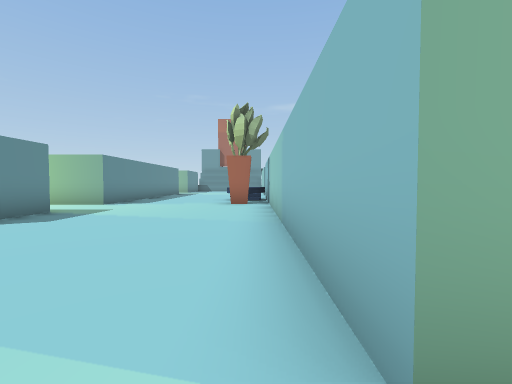
View 1 (above)

18 first-person views from a walk through a 3-D level made in the Unity game engine. The camera is 1.3 m above the floor, tilts 2° down and sees 90° across. The floor is counted in squares, 2 m on a side. Each view is taken from the middle of a square. On the plan, view 1 faces up. The plan holds only what a view shows up to about 9 squares ahead; the rest is blank. The place goes on beyond the plan. Some animated figures are left out.

View 2
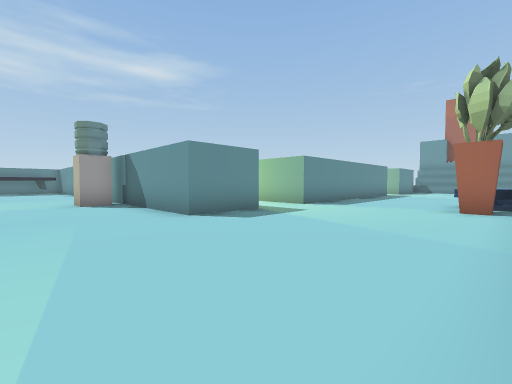

View 3
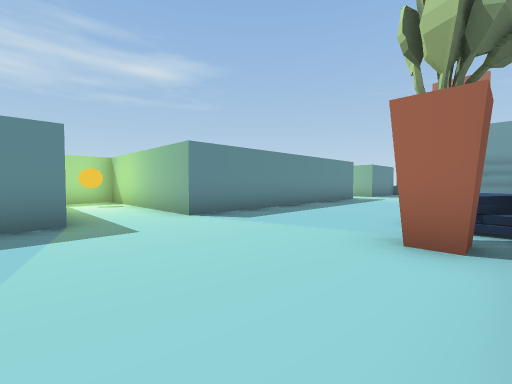

View 4
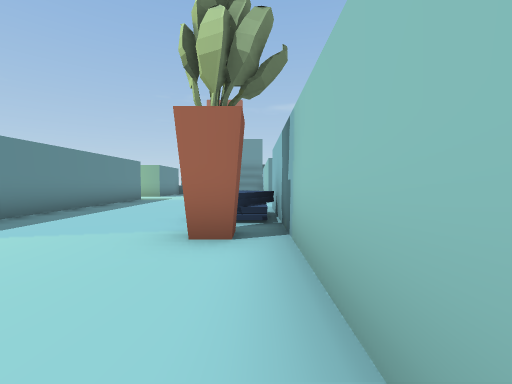

View 5
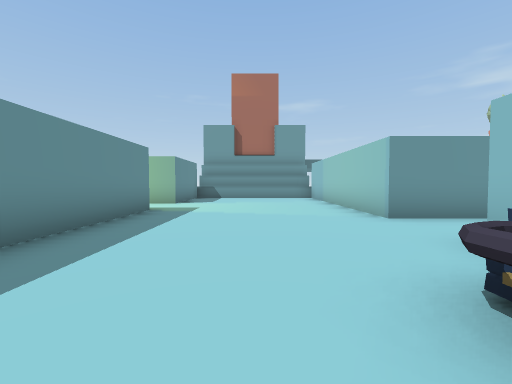

View 6
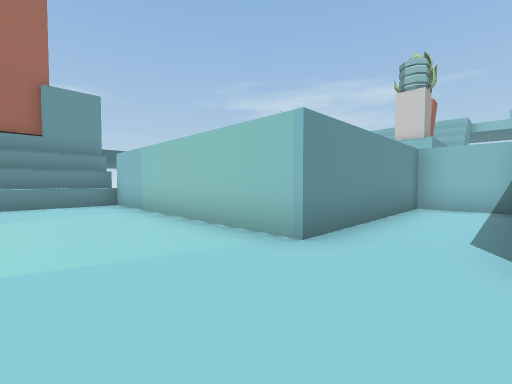

View 7
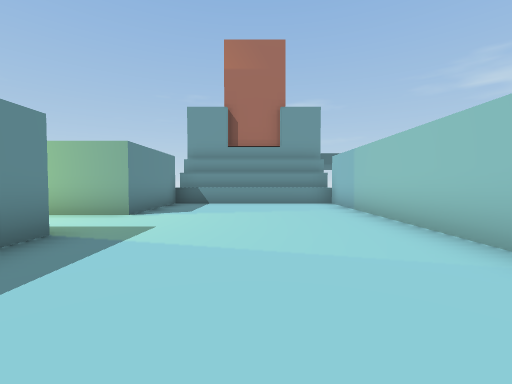

View 8
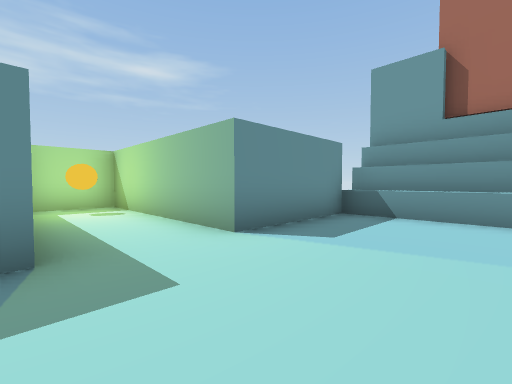

View 9
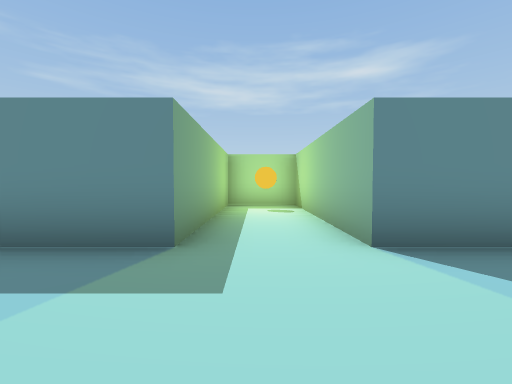

View 10
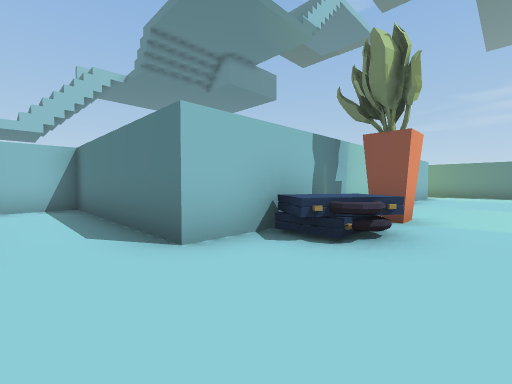

View 11
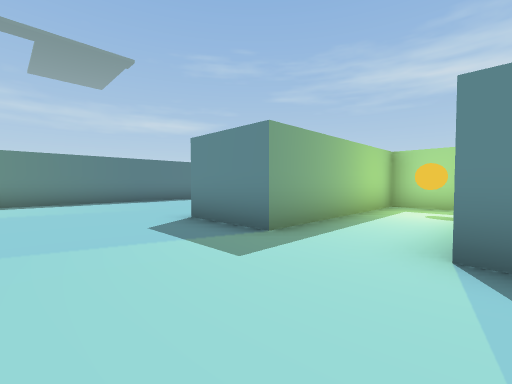

View 12
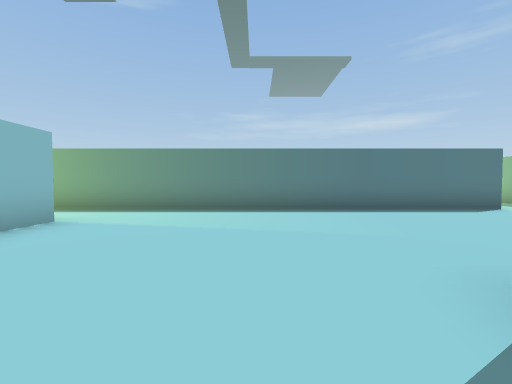

View 13
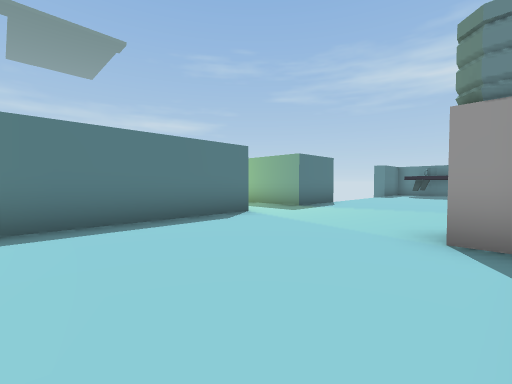

View 14
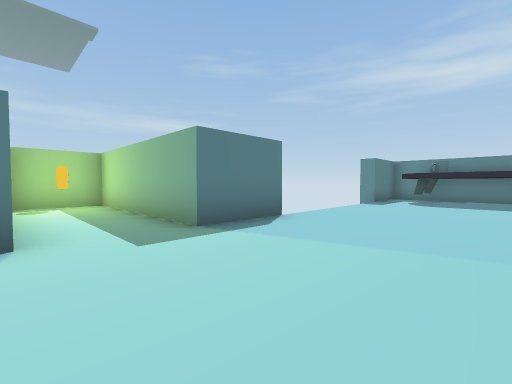

View 15
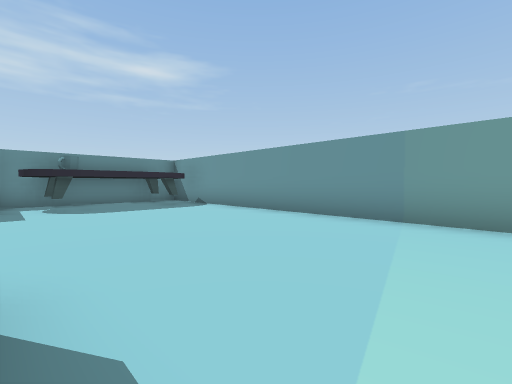

View 16
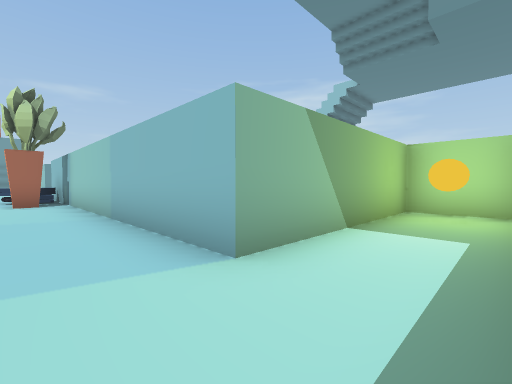

View 17
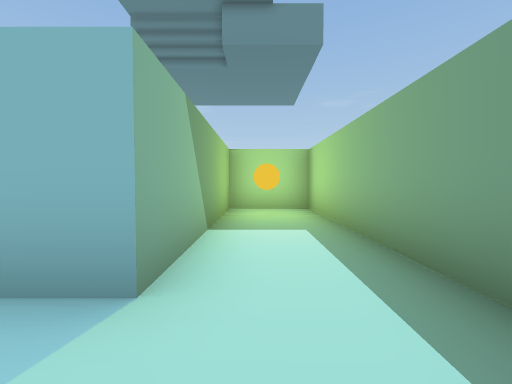

View 18
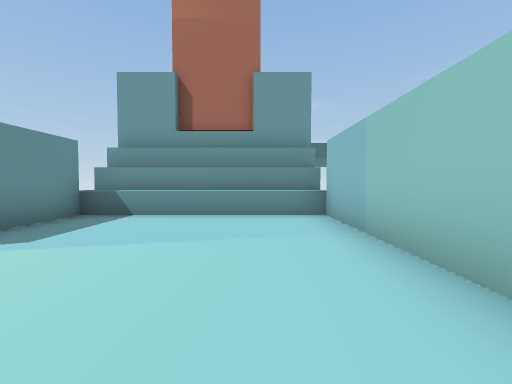

### Floor plan
Points are (right, up) in squares from view 1. A wall is a line through its corners. A room is listed if a view was taken in it or the views show most of it. See-through windows are left out.
Room 1 (views 1, 2, 3, 4, 5, 6, 7, 8, 9, 10, 11, 12, 13, 14, 15, 16, 17, 18)
walls: (-9.1, -1.3) (5.4, -1.3) (5.4, 0.7) (0.4, 0.7) (0.4, 11.7) (5.4, 11.7) (5.4, 13.7) (0.4, 13.7) (0.4, 20.2); (-13.1, -1.3) (-11.1, -1.3) (-11.1, -6.3) (-9.1, -6.3); (-17.9, 2.4) (-17.9, 0); (-18.2, 2.9) (-18.2, 2.4); (-17.9, 0.4) (-18, -0.1) (-18.3, -0.4); (-4.6, 20.2) (-4.6, 17.2) (-9.6, 17.2) (-9.6, 15.2) (-4.6, 15.2) (-4.6, 7.7) (-9.6, 7.7) (-9.6, 5.7) (-4.6, 5.7) (-4.6, 3.7) (-19.1, 3.7); (-18.2, 0.2) (-18.2, -0.2); (-19.5, 2.9) (-19.5, 2.4); (-18.5, -1.3) (-17.9, -1.3) (-17.9, -1.8); (-20.1, 2.8) (-20.1, -1.1); (0.5, 20.7) (-4.6, 20.7)
low walls: (0.4, 20.2) (-4.6, 20.2)
ways out: gap at (-18, -2); gap at (-13, -2); gap at (-5, 20); gap at (1, 20)
objects: water cooler (-9, 3); other object (-9, 16); other object (-8, 7); other object (-1, 8); other object (-1, 10); other object (4, 0)

Positions as (right, up) in squares from view 1, and headings:
1: (0, 0), facing up
2: (0, 1), facing up-left
3: (0, 5), facing up-left
4: (0, 5), facing up
5: (-2, 9), facing up
6: (-2, 12), facing up-right
7: (-2, 12), facing up
8: (-2, 15), facing up-left
9: (-2, 16), facing left
10: (-2, 13), facing down-right
11: (-2, 8), facing down-left
12: (-3, 5), facing down
13: (-5, 3), facing down-left
14: (-9, 2), facing down-left
15: (-11, -1), facing up-left
16: (-1, -1), facing up-right
17: (-1, 0), facing right
18: (-1, 15), facing up
